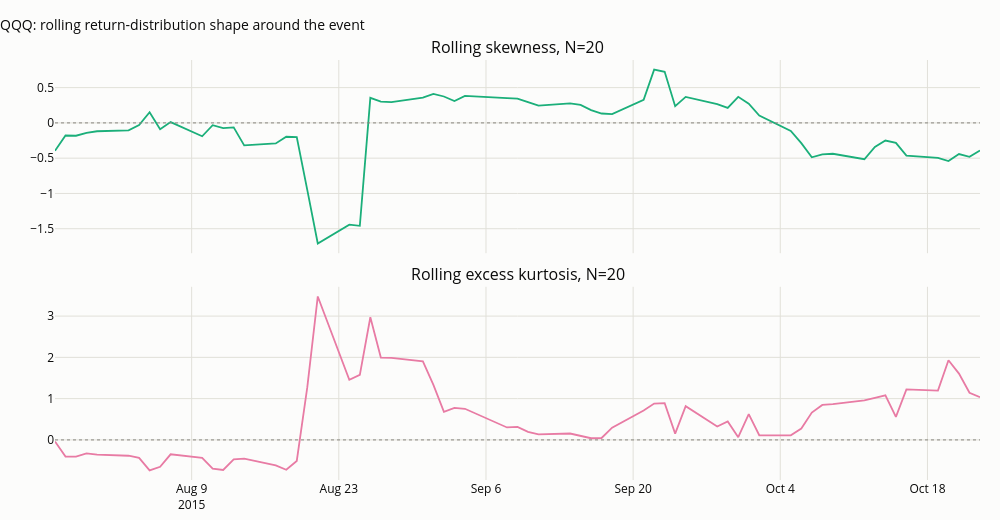

Notebook cell for this chart:
### Markdown cell above
## 6. Distribution shape: rolling skewness and kurtosis of QQQ's own returns

`pandas`' built-in `.rolling(N).skew()` / `.kurt()` are used directly rather than hand-rolled:
they are well-tested and already implement the standard bias-adjusted sample estimators (not the
simple population-moment formulas used for the constructed example in Lecture 3, which converge
to the same values as $N$ grows but can differ visibly at small $N$).

### Code cell
ret_qqq = qqq["close"].pct_change()
skew20 = ret_qqq.rolling(N).skew()
kurt20 = ret_qqq.rolling(N).kurt()

zoom_idx = skew20.loc[EVENT - pd.Timedelta(days=30): EVENT + pd.Timedelta(days=60)].index
fig = make_subplots(rows=2, cols=1, shared_xaxes=True, vertical_spacing=0.08,
                     subplot_titles=(f"Rolling skewness, N={N}", f"Rolling excess kurtosis, N={N}"))
fig.add_scatter(x=zoom_idx, y=skew20.loc[zoom_idx], mode="lines", line=dict(width=1.8, color=SERIES[2]),
                 showlegend=False, row=1, col=1)
fig.add_scatter(x=zoom_idx, y=kurt20.loc[zoom_idx], mode="lines", line=dict(width=1.8, color=SERIES[3]),
                 showlegend=False, row=2, col=1)
fig.add_hline(y=0, line=dict(color="#898781", width=1, dash="dot"), row=1, col=1)
fig.add_hline(y=0, line=dict(color="#898781", width=1, dash="dot"), row=2, col=1)
fig.update_layout(title="QQQ: rolling return-distribution shape around the event", height=520, width=1000)
save_figure(fig, "12_05_distribution_shape", FIG_DIR)
fig

### Figure 1 — Plotly figure (JSON) as saved in the notebook; plotly's stock layout.template omitted (floating-point values rounded to 4 significant figures)
{"data": [{"line": {"color": "#1baf7a", "width": 1.8}, "mode": "lines", "showlegend": false, "type": "scatter", "x": ["2015-07-27T00:00:00", "2015-07-28T00:00:00", "2015-07-29T00:00:00", "2015-07-30T00:00:00", "2015-07-31T00:00:00", "2015-08-03T00:00:00", "2015-08-04T00:00:00", "2015-08-05T00:00:00", "2015-08-06T00:00:00", "2015-08-07T00:00:00", "2015-08-10T00:00:00", "2015-08-11T00:00:00", "2015-08-12T00:00:00", "2015-08-13T00:00:00", "2015-08-14T00:00:00", "2015-08-17T00:00:00", "2015-08-18T00:00:00", "2015-08-19T00:00:00", "2015-08-20T00:00:00", "2015-08-21T00:00:00", "2015-08-24T00:00:00", "2015-08-25T00:00:00", "2015-08-26T00:00:00", "2015-08-27T00:00:00", "2015-08-28T00:00:00", "2015-08-31T00:00:00", "2015-09-01T00:00:00", "2015-09-02T00:00:00", "2015-09-03T00:00:00", "2015-09-04T00:00:00", "2015-09-08T00:00:00", "2015-09-09T00:00:00", "2015-09-10T00:00:00", "2015-09-11T00:00:00", "2015-09-14T00:00:00", "2015-09-15T00:00:00", "2015-09-16T00:00:00", "2015-09-17T00:00:00", "2015-09-18T00:00:00", "2015-09-21T00:00:00", "2015-09-22T00:00:00", "2015-09-23T00:00:00", "2015-09-24T00:00:00", "2015-09-25T00:00:00", "2015-09-28T00:00:00", "2015-09-29T00:00:00", "2015-09-30T00:00:00", "2015-10-01T00:00:00", "2015-10-02T00:00:00", "2015-10-05T00:00:00", "2015-10-06T00:00:00", "2015-10-07T00:00:00", "2015-10-08T00:00:00", "2015-10-09T00:00:00", "2015-10-12T00:00:00", "2015-10-13T00:00:00", "2015-10-14T00:00:00", "2015-10-15T00:00:00", "2015-10-16T00:00:00", "2015-10-19T00:00:00", "2015-10-20T00:00:00", "2015-10-21T00:00:00", "2015-10-22T00:00:00", "2015-10-23T00:00:00"], "xaxis": "x", "y": [-0.3945, -0.1784, -0.182, -0.1427, -0.1182, -0.1066, -0.03166, 0.1512, -0.08916, 0.0115, -0.1893, -0.03304, -0.07379, -0.06396, -0.3189, -0.2917, -0.1966, -0.2023, -0.9497, -1.71, -1.442, -1.459, 0.3556, 0.3023, 0.2943, 0.3583, 0.412, 0.3743, 0.3109, 0.3826, 0.3525, 0.3446, 0.2951, 0.2442, 0.2768, 0.256, 0.181, 0.1334, 0.1255, 0.3282, 0.7547, 0.7244, 0.2373, 0.3689, 0.2674, 0.213, 0.3691, 0.2723, 0.1038, -0.1129, -0.2874, -0.487, -0.4472, -0.4374, -0.5152, -0.3403, -0.2496, -0.2825, -0.4644, -0.4943, -0.5417, -0.4417, -0.4815, -0.3923], "yaxis": "y"}, {"line": {"color": "#e87ba4", "width": 1.8}, "mode": "lines", "showlegend": false, "type": "scatter", "x": ["2015-07-27T00:00:00", "2015-07-28T00:00:00", "2015-07-29T00:00:00", "2015-07-30T00:00:00", "2015-07-31T00:00:00", "2015-08-03T00:00:00", "2015-08-04T00:00:00", "2015-08-05T00:00:00", "2015-08-06T00:00:00", "2015-08-07T00:00:00", "2015-08-10T00:00:00", "2015-08-11T00:00:00", "2015-08-12T00:00:00", "2015-08-13T00:00:00", "2015-08-14T00:00:00", "2015-08-17T00:00:00", "2015-08-18T00:00:00", "2015-08-19T00:00:00", "2015-08-20T00:00:00", "2015-08-21T00:00:00", "2015-08-24T00:00:00", "2015-08-25T00:00:00", "2015-08-26T00:00:00", "2015-08-27T00:00:00", "2015-08-28T00:00:00", "2015-08-31T00:00:00", "2015-09-01T00:00:00", "2015-09-02T00:00:00", "2015-09-03T00:00:00", "2015-09-04T00:00:00", "2015-09-08T00:00:00", "2015-09-09T00:00:00", "2015-09-10T00:00:00", "2015-09-11T00:00:00", "2015-09-14T00:00:00", "2015-09-15T00:00:00", "2015-09-16T00:00:00", "2015-09-17T00:00:00", "2015-09-18T00:00:00", "2015-09-21T00:00:00", "2015-09-22T00:00:00", "2015-09-23T00:00:00", "2015-09-24T00:00:00", "2015-09-25T00:00:00", "2015-09-28T00:00:00", "2015-09-29T00:00:00", "2015-09-30T00:00:00", "2015-10-01T00:00:00", "2015-10-02T00:00:00", "2015-10-05T00:00:00", "2015-10-06T00:00:00", "2015-10-07T00:00:00", "2015-10-08T00:00:00", "2015-10-09T00:00:00", "2015-10-12T00:00:00", "2015-10-13T00:00:00", "2015-10-14T00:00:00", "2015-10-15T00:00:00", "2015-10-16T00:00:00", "2015-10-19T00:00:00", "2015-10-20T00:00:00", "2015-10-21T00:00:00", "2015-10-22T00:00:00", "2015-10-23T00:00:00"], "xaxis": "x2", "y": [-0.03679, -0.4036, -0.4051, -0.3256, -0.3554, -0.3828, -0.4347, -0.7367, -0.6521, -0.3485, -0.4356, -0.6929, -0.7279, -0.4718, -0.4529, -0.6154, -0.7224, -0.5093, 1.272, 3.475, 1.456, 1.577, 2.971, 1.996, 1.987, 1.904, 1.334, 0.6827, 0.7741, 0.7541, 0.3022, 0.317, 0.1951, 0.1348, 0.1556, 0.09385, 0.0411, 0.0465, 0.2974, 0.7107, 0.8814, 0.8918, 0.1525, 0.8164, 0.3249, 0.4467, 0.0676, 0.6259, 0.113, 0.1118, 0.2772, 0.6639, 0.8469, 0.865, 0.9574, 1.016, 1.079, 0.5598, 1.226, 1.197, 1.931, 1.606, 1.142, 1.037], "yaxis": "y2"}], "layout": {"annotations": [{"font": {"size": 16}, "showarrow": false, "text": "Rolling skewness, N=20", "x": 0.5, "xanchor": "center", "xref": "paper", "y": 1.0, "yanchor": "bottom", "yref": "paper"}, {"font": {"size": 16}, "showarrow": false, "text": "Rolling excess kurtosis, N=20", "x": 0.5, "xanchor": "center", "xref": "paper", "y": 0.46, "yanchor": "bottom", "yref": "paper"}], "height": 520, "shapes": [{"line": {"color": "#898781", "dash": "dot", "width": 1}, "type": "line", "x0": 0, "x1": 1, "xref": "x domain", "y0": 0, "y1": 0, "yref": "y"}, {"line": {"color": "#898781", "dash": "dot", "width": 1}, "type": "line", "x0": 0, "x1": 1, "xref": "x2 domain", "y0": 0, "y1": 0, "yref": "y2"}], "title": {"text": "QQQ: rolling return-distribution shape around the event"}, "width": 1000, "xaxis": {"anchor": "y", "domain": [0.0, 1.0], "matches": "x2", "showticklabels": false}, "xaxis2": {"anchor": "y2", "domain": [0.0, 1.0]}, "yaxis": {"anchor": "x", "domain": [0.54, 1.0]}, "yaxis2": {"anchor": "x2", "domain": [0.0, 0.46]}}}
